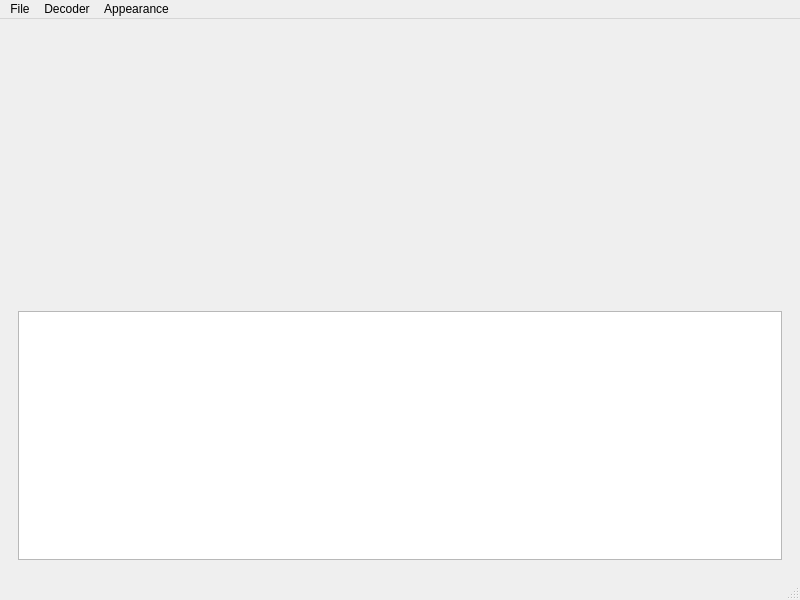
<?xml version="1.0" encoding="UTF-8"?>
<ui version="4.0">
 <class>MainWindow</class>
 <widget class="QMainWindow" name="MainWindow">
  <property name="geometry">
   <rect>
    <x>0</x>
    <y>0</y>
    <width>800</width>
    <height>600</height>
   </rect>
  </property>
  <property name="windowTitle">
   <string>MainWindow</string>
  </property>
  <widget class="QWidget" name="centralwidget">
   <layout class="QVBoxLayout" name="verticalLayout">
    <item>
     <widget class="QWidget" name="mainPanel" native="true">
      <property name="sizePolicy">
       <sizepolicy hsizetype="Preferred" vsizetype="Preferred">
        <horstretch>0</horstretch>
        <verstretch>0</verstretch>
       </sizepolicy>
      </property>
      <layout class="QHBoxLayout" name="horizontalLayout_2"/>
     </widget>
    </item>
    <item>
     <widget class="QWidget" name="errorPanel" native="true">
      <property name="sizePolicy">
       <sizepolicy hsizetype="Preferred" vsizetype="Minimum">
        <horstretch>0</horstretch>
        <verstretch>0</verstretch>
       </sizepolicy>
      </property>
      <layout class="QHBoxLayout" name="horizontalLayout_3">
       <item>
        <widget class="QPlainTextEdit" name="errorText">
         <property name="sizePolicy">
          <sizepolicy hsizetype="Preferred" vsizetype="Minimum">
           <horstretch>0</horstretch>
           <verstretch>0</verstretch>
          </sizepolicy>
         </property>
        </widget>
       </item>
      </layout>
     </widget>
    </item>
   </layout>
  </widget>
  <widget class="QMenuBar" name="menubar">
   <property name="geometry">
    <rect>
     <x>0</x>
     <y>0</y>
     <width>800</width>
     <height>22</height>
    </rect>
   </property>
   <widget class="QMenu" name="menuFile">
    <property name="title">
     <string>File</string>
    </property>
    <addaction name="actionNew"/>
    <addaction name="actionOpen"/>
    <addaction name="separator"/>
    <addaction name="actionSave"/>
    <addaction name="actionSave_as"/>
   </widget>
   <widget class="QMenu" name="menuDecoder">
    <property name="title">
     <string>Decoder</string>
    </property>
    <addaction name="actionDecode"/>
    <addaction name="separator"/>
    <addaction name="actionSave_2"/>
    <addaction name="actionSave_as_2"/>
   </widget>
   <widget class="QMenu" name="menuAppearance">
    <property name="title">
     <string>Appearance</string>
    </property>
    <addaction name="actionIncrease_Font_Size"/>
    <addaction name="actionDecrease_Font_Size"/>
   </widget>
   <addaction name="menuFile"/>
   <addaction name="menuDecoder"/>
   <addaction name="menuAppearance"/>
  </widget>
  <widget class="QStatusBar" name="statusbar"/>
  <action name="actionNew">
   <property name="text">
    <string>New</string>
   </property>
   <property name="shortcut">
    <string>Ctrl+N</string>
   </property>
  </action>
  <action name="actionOpen">
   <property name="text">
    <string>Open</string>
   </property>
   <property name="shortcut">
    <string>Ctrl+O</string>
   </property>
  </action>
  <action name="actionSave">
   <property name="text">
    <string>Save</string>
   </property>
   <property name="shortcut">
    <string>Ctrl+S</string>
   </property>
  </action>
  <action name="actionSave_as">
   <property name="text">
    <string>Save as</string>
   </property>
  </action>
  <action name="actionDecode">
   <property name="text">
    <string>Decode</string>
   </property>
   <property name="shortcut">
    <string>Ctrl+D</string>
   </property>
  </action>
  <action name="actionSave_2">
   <property name="text">
    <string>Save</string>
   </property>
   <property name="shortcut">
    <string>Ctrl+G</string>
   </property>
  </action>
  <action name="actionSave_as_2">
   <property name="text">
    <string>Save as</string>
   </property>
  </action>
  <action name="actionIncrease_Font_Size">
   <property name="text">
    <string>Increase Font Size</string>
   </property>
  </action>
  <action name="actionDecrease_Font_Size">
   <property name="text">
    <string>Decrease Font Size</string>
   </property>
  </action>
 </widget>
 <resources/>
 <connections/>
</ui>
